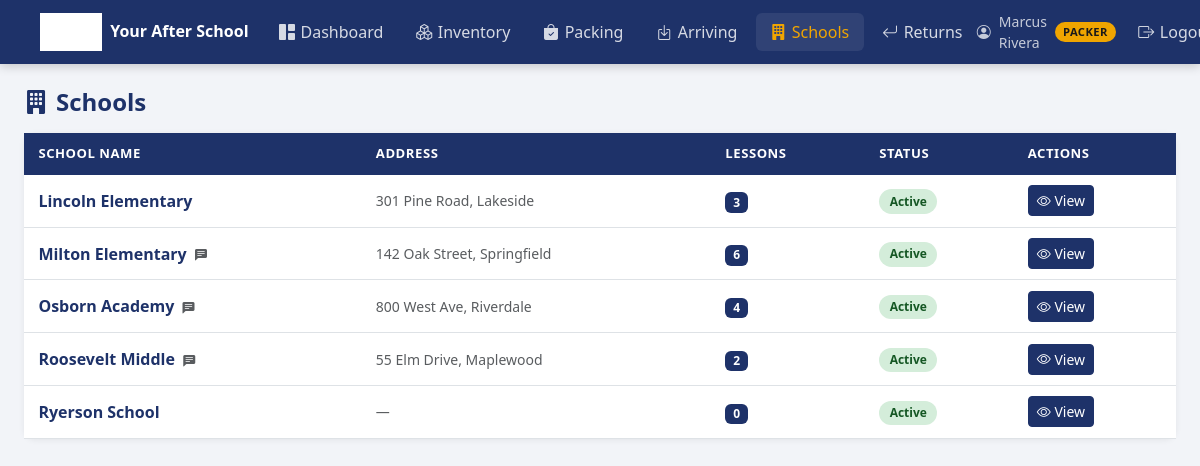
Screenshot of /schools (signed in) with the database file from the repository.
### tables this page shows
CREATE TABLE users (
    id            INTEGER PRIMARY KEY AUTOINCREMENT,
    username      TEXT    UNIQUE NOT NULL,
    password_hash TEXT    NOT NULL,
    full_name     TEXT,
    role          TEXT    NOT NULL DEFAULT 'packer', -- admin, packer, site_director, teacher
    school_id     INTEGER,
    active        INTEGER DEFAULT 1,
    created_at    TIMESTAMP DEFAULT CURRENT_TIMESTAMP,
    FOREIGN KEY (school_id) REFERENCES schools(id)
);

CREATE TABLE schools (
    id         INTEGER PRIMARY KEY AUTOINCREMENT,
    name       TEXT NOT NULL,
    address    TEXT,
    notes      TEXT,
    active     INTEGER DEFAULT 1,
    created_at TIMESTAMP DEFAULT CURRENT_TIMESTAMP
);

### app.py (the view)
@app.route('/schools')
@warehouse_only
def schools():
    db      = get_db()
    schools = db.execute(
        '''SELECT s.*, COUNT(l.id) AS lesson_count
           FROM schools s
           LEFT JOIN lessons l ON s.id = l.school_id
           GROUP BY s.id ORDER BY s.name'''
    ).fetchall()
    db.close()
    return render_template('schools/index.html', schools=schools)

### app.py (called while the page is built)
def get_db():
    db = sqlite3.connect(DATABASE)
    db.row_factory = sqlite3.Row
    db.execute("PRAGMA foreign_keys = ON")
    return db

@login_manager.user_loader
def load_user(uid):
    db = get_db()
    row = db.execute('SELECT * FROM users WHERE id = ?', [uid]).fetchone()
    db.close()
    return User(row) if row else None

def warehouse_only(f):
    @wraps(f)
    @login_required
    def wrapped(*args, **kw):
        if current_user.role == 'site_director':
            return redirect(url_for('director_portal'))
        return f(*args, **kw)
    return wrapped

    @property
    def display_role(self):
        return {'admin': 'Admin', 'packer': 'Packer',
                'site_director': 'Site Director',
                'teacher': 'Teacher'}.get(self.role, self.role)

### templates/schools/index.html (shortened to what this page needs)
{% extends 'base.html' %}
{% block content %}
<div class="d-flex justify-content-between align-items-center mb-3">
  <h4 class="mb-0 fw-bold" style="color:var(--navy)">
    <i class="bi bi-building-fill me-2"></i>Schools
  </h4>
</div>
<div class="card">
  <div class="card-body p-0">
    {% if schools %}
    <div class="table-responsive">
      <table class="table table-hover mb-0">
        <thead>
          <tr>
            <th>School Name</th>
            <th>Address</th>
            <th>Lessons</th>
            <th>Status</th>
            <th>Actions</th>
          </tr>
        </thead>
        <tbody>
        {% for s in schools %}
        <tr>
          <td>
            <a href="{{ url_for('school_detail', school_id=s.id) }}" class="fw-semibold text-decoration-none"
               style="color:var(--navy)">
              {{ s.name }}
            </a>
            {% if s.notes %}
            <i class="bi bi-chat-left-text-fill text-muted ms-1" style="font-size:.75rem;"
               title="{{ s.notes[:100] }}"></i>
            {% endif %}
          </td>
          <td class="small text-muted">{{ s.address or '—' }}</td>
          <td>
            <span class="badge" style="background:var(--navy);">{{ s.lesson_count }}</span>
          </td>
          <td>
            <span class="status-badge {% if s.active %}s-packed{% else %}s-shelved{% endif %}">
              {{ 'Active' if s.active else 'Inactive' }}
            </span>
          </td>
          <td>
            <div class="d-flex gap-1">
              <a href="{{ url_for('school_detail', school_id=s.id) }}" class="btn btn-sm btn-navy">
                <i class="bi bi-eye"></i> View
              </a>
            </div>
          </td>
        </tr>
        {% endfor %}
        </tbody>
      </table>
    </div>
    {% endif %}
  </div>
</div>
{% endblock %}

### templates/base.html (shortened to what this page needs)
<!DOCTYPE html>
<html lang="en">
<head>
  <link rel="stylesheet" href="https://cdn.jsdelivr.net/npm/bootstrap@5.3.2/dist/css/bootstrap.min.css">
  <link rel="stylesheet" href="https://cdn.jsdelivr.net/npm/bootstrap-icons@1.11.3/font/bootstrap-icons.min.css">
  <link rel="stylesheet" href="{{ url_for('static', filename='css/style.css') }}">
</head>
<body>
{% if current_user.is_authenticated %}
<nav class="navbar navbar-expand-lg">
  <div class="container-fluid px-4">
    <a class="navbar-brand" href="{{ url_for('dashboard') }}">
      <img src="{{ url_for('static', filename='logo.jpg') }}" alt="YAS" onerror="this.style.display='none'">
      <span class="navbar-brand-text">Your After School</span>
    </a>
    <div class="collapse navbar-collapse" id="mainNav">
      <ul class="navbar-nav me-auto gap-1">
        {% if current_user.role == 'site_director' %}
        <li class="nav-item">
          <a class="nav-link {% if request.endpoint == 'director_portal' %}active{% endif %}"
             href="{{ url_for('director_portal') }}">
            <i class="bi bi-grid-1x2-fill"></i> My School
          </a>
        </li>
        {% else %}
        <li class="nav-item">
          <a class="nav-link {% if request.endpoint == 'dashboard' %}active{% endif %}"
             href="{{ url_for('dashboard') }}">
            <i class="bi bi-grid-1x2-fill"></i> Dashboard
          </a>
        </li>
        <li class="nav-item">
          <a class="nav-link {% if 'inventory' in (request.endpoint or '') %}active{% endif %}"
             href="{{ url_for('inventory') }}">
            <i class="bi bi-boxes"></i> Inventory
          </a>
        </li>
        <li class="nav-item">
          <a class="nav-link {% if 'packing' in (request.endpoint or '') %}active{% endif %}"
             href="{{ url_for('packing') }}">
            <i class="bi bi-bag-check-fill"></i> Packing
          </a>
        </li>
        <li class="nav-item">
          <a class="nav-link {% if 'arriving' in (request.endpoint or '') %}active{% endif %}"
             href="{{ url_for('arriving') }}">
            <i class="bi bi-box-arrow-in-down"></i> Arriving
          </a>
        </li>
        <li class="nav-item">
          <a class="nav-link {% if 'school' in (request.endpoint or '') %}active{% endif %}"
             href="{{ url_for('schools') }}">
            <i class="bi bi-building-fill"></i> Schools
          </a>
        </li>
        <li class="nav-item">
          <a class="nav-link {% if 'return' in (request.endpoint or '') %}active{% endif %}"
             href="{{ url_for('returns') }}">
            <i class="bi bi-arrow-return-left"></i> Returns
          </a>
        </li>
        {% endif %}
      </ul>
      <ul class="navbar-nav align-items-center gap-2">
        <li class="nav-item d-flex align-items-center gap-2" style="color:rgba(255,255,255,0.75);font-size:.875rem;">
          <i class="bi bi-person-circle"></i>
          <span>{{ current_user.full_name or current_user.username }}</span>
          <span class="role-badge">{{ current_user.display_role }}</span>
        </li>
        <li class="nav-item">
          <a class="nav-link" href="{{ url_for('logout') }}">
            <i class="bi bi-box-arrow-right"></i> Logout
          </a>
        </li>
      </ul>
    </div>
  </div>
</nav>
{% endif %}
<div class="{% if current_user.is_authenticated %}container-fluid py-4 px-4{% endif %}">
  {% block content %}{% endblock %}
</div>
</body>
</html>

### static/css/style.css (style rules this page uses)
:root { --navy: #1E3269; --navy-light: #2a4494; --navy-dark: #152448; --gold: #F0A500; --gold-dark: #c88900; --bg: #f2f4f8; --white: #ffffff; --text: #2c3e50; --muted: #6c757d; --border: #dee2e6; --success: #198754; --warning: #ffc107; --danger: #dc3545; }
body { background: var(--bg); color: var(--text); font-family: 'Segoe UI', system-ui, -apple-system, sans-serif; min-height: 100vh; }
.navbar { background: var(--navy) !important; box-shadow: 0 2px 10px rgba(0,0,0,0.2); padding: 0.5rem 1rem; }
.navbar-brand { display: flex; align-items: center; gap: 0.5rem; text-decoration: none; }
.navbar-brand img { height: 38px; filter: brightness(0) invert(1); }
.navbar-brand-text { color: white; font-weight: 700; font-size: 1rem; line-height: 1.2; }
.navbar .nav-link { color: rgba(255,255,255,0.82) !important; font-weight: 500; padding: 0.45rem 0.9rem !important; border-radius: 6px; transition: background 0.15s, color 0.15s; display: flex; align-items: center; gap: 0.35rem; }
.navbar .nav-link.active { color: var(--gold) !important; background: rgba(255,255,255,0.08); }
.role-badge { background: var(--gold); color: #1a1a1a; font-size: 0.7rem; font-weight: 700; padding: 2px 8px; border-radius: 12px; text-transform: uppercase; letter-spacing: 0.04em; }
.card { border: none; border-radius: 12px; box-shadow: 0 1px 6px rgba(0,0,0,0.07); margin-bottom: 1.5rem; }
.btn-navy { background: var(--navy); border-color: var(--navy); color: white; }
.table thead th { background: var(--navy); color: white; font-weight: 600; font-size: 0.82rem; text-transform: uppercase; letter-spacing: 0.04em; white-space: nowrap; border: none; padding: 0.7rem 0.9rem; }
.table tbody td { padding: 0.65rem 0.9rem; vertical-align: middle; border-color: var(--border); }
.status-badge { display: inline-block; padding: 0.2rem 0.65rem; border-radius: 20px; font-size: 0.75rem; font-weight: 600; }
.s-packed { background: #d4edda; color: #155724; }

### rows the page displays
users: full_name "Marcus Rivera", display_role "PACKER"
schools: name "Lincoln Elementary", address "301 Pine Road, Lakeside", lesson_count "3", active "Active"
schools: name "Milton Elementary", address "142 Oak Street, Springfield", lesson_count "6", active "Active"
schools: name "Osborn Academy", address "800 West Ave, Riverdale", lesson_count "4", active "Active"
schools: name "Roosevelt Middle", address "55 Elm Drive, Maplewood", lesson_count "2", active "Active"
schools: name "Ryerson School", address "—", lesson_count "0", active "Active"
